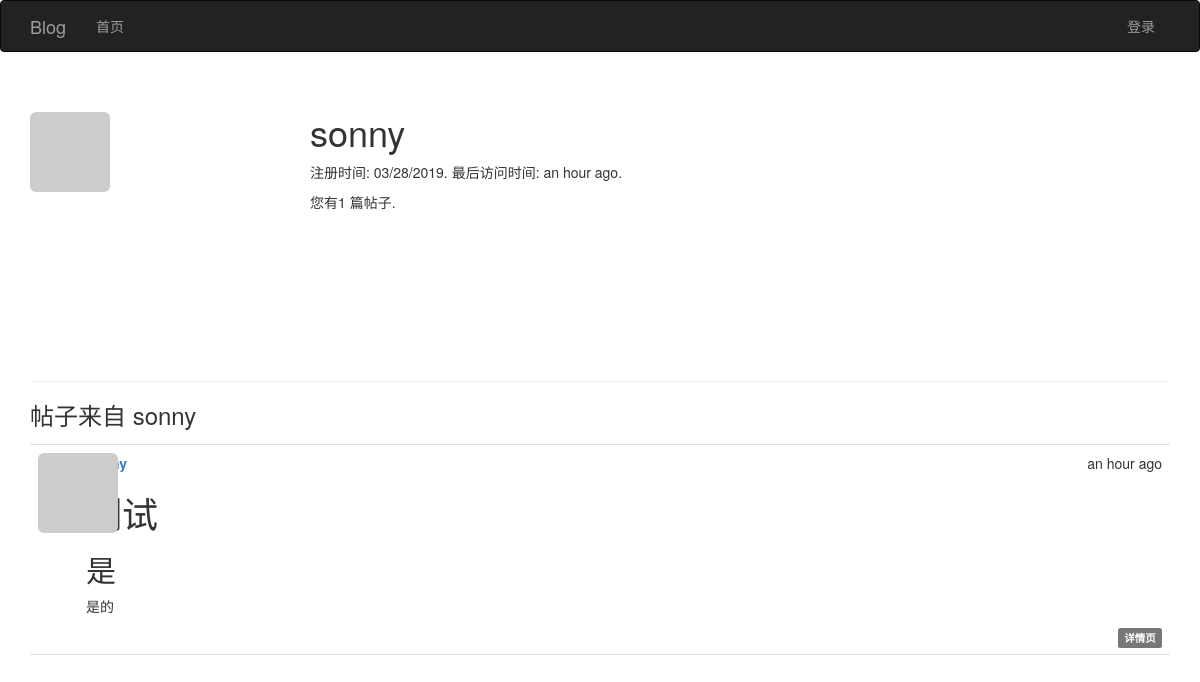
Before: /user/sonny with the older database file.
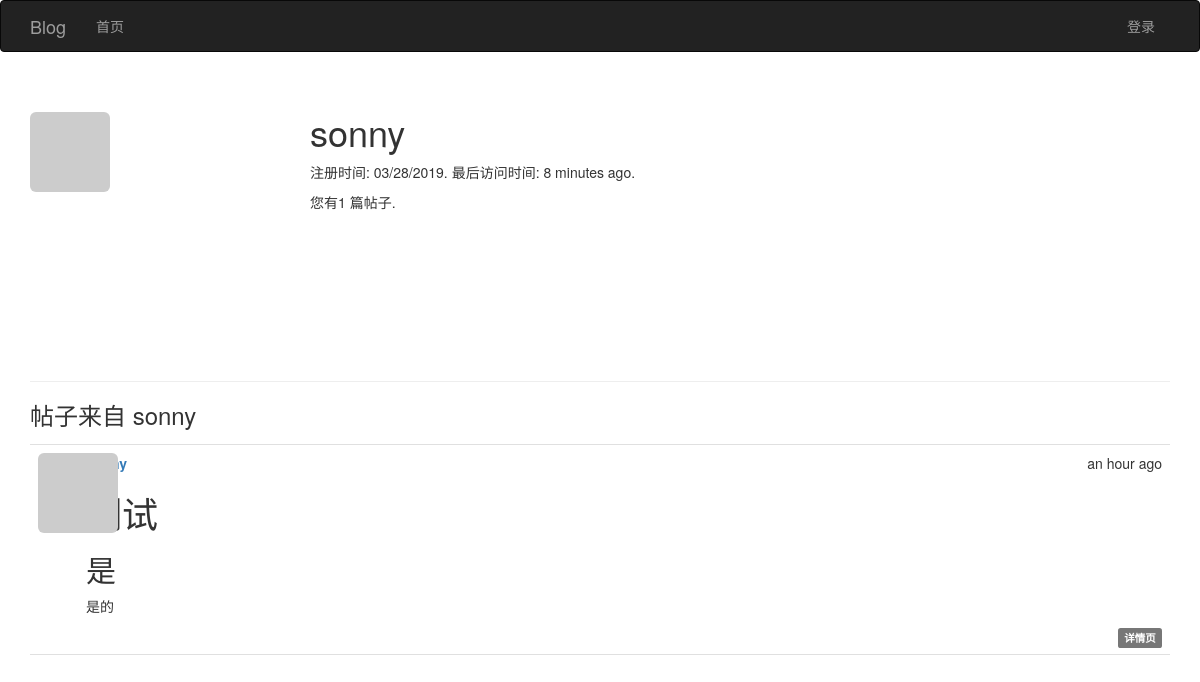
After: the same page with the newer database file.
### app/models.py (models this page shows, shortened)
class User(UserMixin, db.Model):
    __tablename__ = 'users'
    id = db.Column(db.Integer, primary_key=True)
    email = db.Column(db.String(64), unique=True)
    username = db.Column(db.String(64), unique=True, index=True)
    password_hash = db.Column(db.String(128))
    role_id = db.Column(db.Integer, db.ForeignKey('roles.id'))
    confirmed = db.Column(db.Boolean, default=False)
    name = db.Column(db.String(64))
    location = db.Column(db.String(64))
    about_me = db.Column(db.Text())
    member_since = db.Column(db.DateTime(), default=datetime.utcnow)
    last_seen = db.Column(db.DateTime(), default=datetime.utcnow)
    avatar_hash = db.Column(db.String(32))
    articles = db.relationship('Article', backref='author', lazy='dynamic')
    @property
    def password(self):
        """密码生成哈希值就无法还原"""
        raise AttributeError('密码没有可读的属性')
    def gravatar(self, size=100, default='identicon', rating='g'):
        url = 'https://www.gravatar.com/avatar'
        hash = self.avatar_hash or self.gravatar_hash()
        u = '{url}/{hash}?s={size}&d={default}&r={rating}'.format(
            url=url, hash=hash, size=size, default=default, rating=rating)
        return u

class Article(db.Model):
    __tablename__ = 'articles'
    id = db.Column(db.Integer, primary_key=True)
    body = db.Column(db.Text)
    body_html = db.Column(db.Text)
    timestamp = db.Column(db.DateTime, index=True, default=datetime.utcnow)
    author_id = db.Column(db.Integer, db.ForeignKey('users.id'))

### app/main/views.py (the view)
class Users(MethodView):
    def get(self, username):
        user = User.query.filter_by(username=username).first_or_404()
        articles = user.articles.order_by(Article.timestamp.desc()).all()
        return render_template('user.html', user=user, articles=articles)

### app/auth/views.py (called while the page is built)
@auth.before_app_request
def before_request():
    if current_user.is_authenticated:
        current_user.ping()
        if not current_user.confirmed \
                and request.blueprint != 'auth' \
                and request.endpoint != 'static':
            return redirect(url_for('auth.unconfirmed'))

### app/main/__init__.py (called while the page is built)
@main.app_context_processor
def inject_permissions():
    return dict(Permission=Permission)

### app/models.py (called while the page is built)
    def is_administrator(self):
        return False

### app/templates/user.html (shortened to what this page needs)
{% extends "base.html" %}
{% block page_content %}
<div class="page-header">
    <img class="img-rounded profile-thumbnail" src="{{ user.gravatar(size=256) }}">
    <div class="profile-header">
        <h1>{{ user.username }}</h1>
        <p>注册时间: {{ moment(user.member_since).format('L') }}. 最后访问时间: {{ moment(user.last_seen).fromNow() }}.</p>
        <p>您有{{ user.articles.count() }} 篇帖子.</p>
    </div>
</div>
<h3>帖子来自 {{ user.username }}</h3>
{% include '_articles.html' %}
{% endblock %}

### app/templates/base.html (shortened to what this page needs)
{% extends "bootstrap/base.html" %}
{% block head %}
    {{ super() }}
    <link rel="stylesheet" type="text/css" href="{{ url_for('static', filename='css/styles.css') }}">
{% endblock %}
{% block navbar %}
    <div class="navbar navbar-inverse" role="navigation">
        <div class="container">
            <div class="navbar-header">
                <a class="navbar-brand" href="{{ url_for('main.index') }}">Blog</a>
            </div>
            <div class="navbar-collapse collapse">
                <ul class="nav navbar-nav">
                    <li><a href="{{ url_for('main.index') }}">首页</a></li>
                </ul>
                <ul class="nav navbar-nav navbar-right">
                    {% if current_user.is_authenticated %}
                        <li class="dropdown">
                            <a href="#" class="dropdown-toggle" data-toggle="dropdown">
                                <img src="{{ current_user.gravatar(size=18) }}">
                                账户 <b class="caret"></b>
                            </a>
                            <ul class="dropdown-menu">
                                <li><a href="{{ url_for('auth.change_password') }}">修改密码</a></li>
                                <li><a href="{{ url_for('auth.change_email_request') }}">修改邮箱</a></li>
                                <li><a href="{{ url_for('auth.logout') }}">退出</a></li>
                            </ul>
                        </li>
                    {% else %}
                        <li><a href="{{ url_for('auth.login') }}">登录</a></li>
                    {% endif %}
                </ul>
            </div>
        </div>
    </div>
{% endblock %}
{% block content %}
    <div class="container">
        {% block page_content %}{% endblock %}
    </div>
{% endblock %}

### app/templates/_articles.html (shortened to what this page needs)
<ul class="articles">
    {% for article in articles %}
    <li class="article">
        <div class="article-thumbnail">
            <a href="{{ url_for('main.user', username=article.author.username) }}">
                <img class="img-rounded profile-thumbnail" src="{{ article.author.gravatar(size=40) }}">
            </a>
        </div>
        <div class="article-content">
            <div class="article-date">{{ moment(article.timestamp).fromNow() }}</div>
            <div class="article-author"><a href="{{ url_for('main.user', username=article.author.username) }}">{{ article.author.username }}</a></div>
             <div class="article-body">
                {% if article.body_html %}
                    {{ article.body_html | safe }}
                {% else %}
                    {{ article.body }}
                {% endif %}
            </div>
        <div class="article-footer">
            <a href="{{ url_for('main.article', id=article.id) }}">
                <span class="label label-default">详情页</span>
            </a>
        </div>
        </div>
    </li>
    {% endfor %}
</ul>

### app/static/css/styles.css (style rules this page uses)
.profile-thumbnail { position: absolute; }
.profile-header { min-height: 260px; margin-left: 280px; }
ul.articles { list-style-type: none; padding: 0px; margin: 16px 0px 0px 0px; border-top: 1px solid #e0e0e0; }
ul.articles li.article { padding: 8px; border-bottom: 1px solid #e0e0e0; }
div.article-date { float: right; }
div.article-author { font-weight: bold; }
div.article-thumbnail { position: absolute; }
div.article-content { margin-left: 48px; min-height: 48px; }
div.article-footer { text-align: right; }

Changed rows visible on the page:
changed User "sonny": last_seen "an hour ago" → "8 minutes ago"
